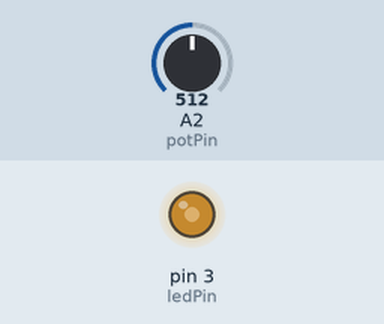
Bench run of a sketch on a simulated Arduino Uno, built with avr-gcc and run on an emulated ATmega328P. Parts: output pins drawn as LEDs (lit = HIGH). The test bench sets the inputs (shaded band); at power-on: A2 (potPin) = 512.

Above: at 1.2 s.
1.3 s: A2 (potPin) set to 716
At 2.5 s:
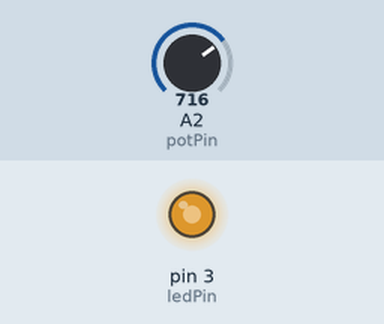
2.8 s: A2 (potPin) set to 900
At 3.8 s:
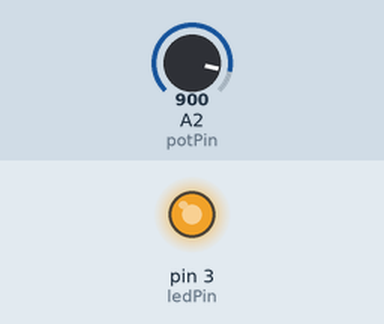
4.3 s: A2 (potPin) set to 122
At 5.0 s:
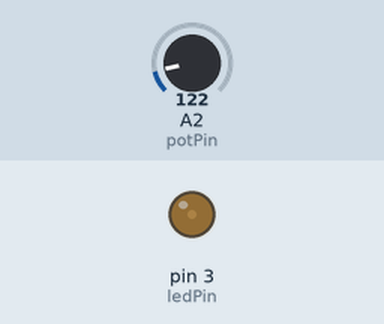
5.8 s: A2 (potPin) set to 0
At 6.1 s:
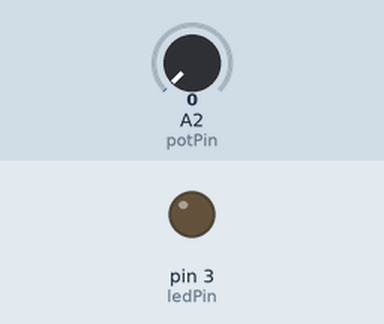
7.3 s: A2 (potPin) set to 511
At 8.4 s:
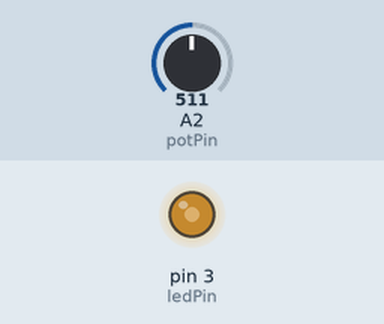
Timing chart, 0 to 9.8 s (numbered marks = the images above; inputs shaded):
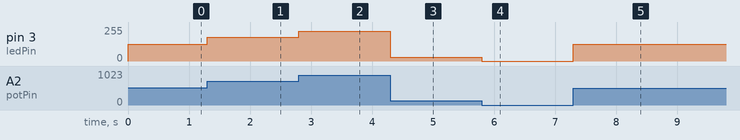

The sketch:

Pulse_Wave_Modulation-Potentiometer.ino
```cpp
/*

Sage Ridge Robotics
Example 8
Controlling an LED with a potentiometer using PWM or
Pulse Wave Modulation.

We use the analogWrite() function to send a digital
square wave out of the Arduino to approximate an analog
voltage value. analogWrite actually turns the pin on and
off a a high rate to generate the square wave.

*/

// potPin is set to analog pin A2 on the Arduino board.
// ledPin is set to digital pin 3 (pins 5,6, and 9 are
// also allowed). potVal is also declared and will hold values read
// from analog pin A2.
int potPin = 2;
int potVal;
int ledPin = 3;

// Set the motorPin to output to write the PWM signal.
void setup()
{
  pinMode(ledPin, OUTPUT);   // sets the pin as output
}


// The main loop reads the value of the potentiometer
// then scales it appropriately for analogWrite() with map().
// analogWrite() outputs values between 0 and 255.
void loop()
{
  potVal = analogRead(potPin);
  potVal = map(potVal, 0, 1023, 0, 255);
  analogWrite(ledPin, potVal);
}
```

Measured:
- after the input at 1.3 s, pin 3 (ledPin): 127/255 → 178/255 at once
- after the input at 2.8 s, pin 3 (ledPin): 178/255 → 224/255 at once
- after the input at 4.3 s, pin 3 (ledPin): 224/255 → 30/255 at once
- after the input at 5.8 s, pin 3 (ledPin): 30/255 → 0/255 at once
- after the input at 7.3 s, pin 3 (ledPin): 0/255 → 127/255 at once
